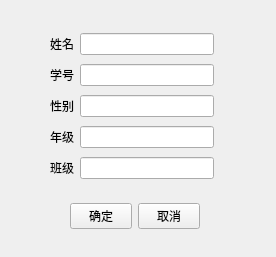
<?xml version="1.0" encoding="UTF-8"?>
<ui version="4.0">
 <class>StudentAddWindow</class>
 <widget class="QWidget" name="StudentAddWindow">
  <property name="geometry">
   <rect>
    <x>0</x>
    <y>0</y>
    <width>276</width>
    <height>257</height>
   </rect>
  </property>
  <property name="windowTitle">
   <string>Form</string>
  </property>
  <widget class="QWidget" name="">
   <property name="geometry">
    <rect>
     <x>50</x>
     <y>30</y>
     <width>164</width>
     <height>157</height>
    </rect>
   </property>
   <layout class="QVBoxLayout" name="verticalLayout">
    <item>
     <layout class="QHBoxLayout" name="horizontalLayout">
      <item>
       <widget class="QLabel" name="label">
        <property name="text">
         <string>姓名</string>
        </property>
       </widget>
      </item>
      <item>
       <widget class="QLineEdit" name="nameEdit"/>
      </item>
     </layout>
    </item>
    <item>
     <layout class="QHBoxLayout" name="horizontalLayout_2">
      <item>
       <widget class="QLabel" name="label_2">
        <property name="text">
         <string>学号</string>
        </property>
       </widget>
      </item>
      <item>
       <widget class="QLineEdit" name="idEdit"/>
      </item>
     </layout>
    </item>
    <item>
     <layout class="QHBoxLayout" name="horizontalLayout_5">
      <item>
       <widget class="QLabel" name="label_3">
        <property name="text">
         <string>性别</string>
        </property>
       </widget>
      </item>
      <item>
       <widget class="QLineEdit" name="genderEdit"/>
      </item>
     </layout>
    </item>
    <item>
     <layout class="QHBoxLayout" name="horizontalLayout_4">
      <item>
       <widget class="QLabel" name="label_4">
        <property name="text">
         <string>年级</string>
        </property>
       </widget>
      </item>
      <item>
       <widget class="QLineEdit" name="gradeEdit"/>
      </item>
     </layout>
    </item>
    <item>
     <layout class="QHBoxLayout" name="horizontalLayout_3">
      <item>
       <widget class="QLabel" name="label_5">
        <property name="text">
         <string>班级</string>
        </property>
       </widget>
      </item>
      <item>
       <widget class="QLineEdit" name="classEdit"/>
      </item>
     </layout>
    </item>
   </layout>
  </widget>
  <widget class="QWidget" name="">
   <property name="geometry">
    <rect>
     <x>70</x>
     <y>200</y>
     <width>130</width>
     <height>32</height>
    </rect>
   </property>
   <layout class="QHBoxLayout" name="horizontalLayout_6">
    <item>
     <widget class="QPushButton" name="addButton">
      <property name="text">
       <string>确定</string>
      </property>
     </widget>
    </item>
    <item>
     <widget class="QPushButton" name="cancelButton">
      <property name="text">
       <string>取消</string>
      </property>
     </widget>
    </item>
   </layout>
  </widget>
 </widget>
 <resources/>
 <connections/>
</ui>
